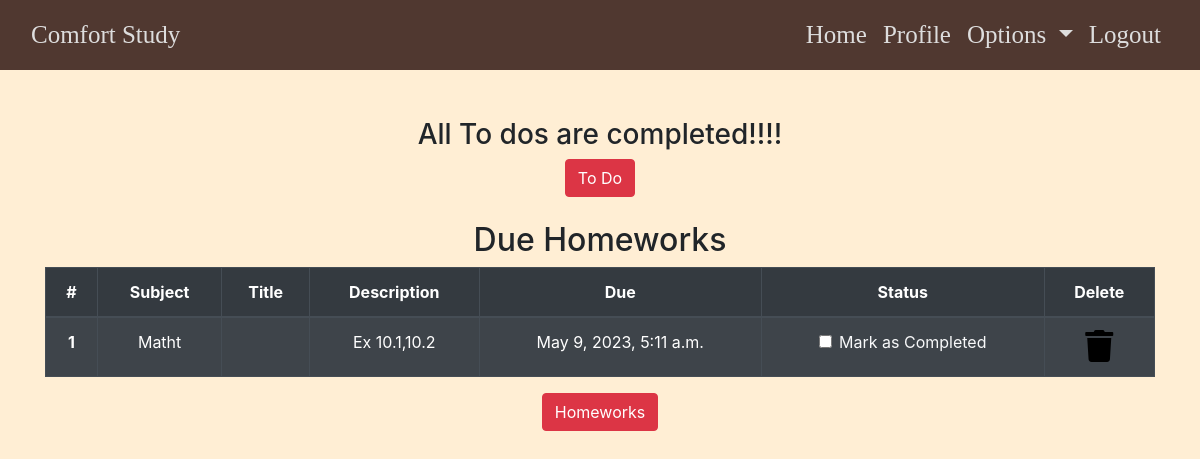
The page /profile/ (signed in) on the database as committed earlier.
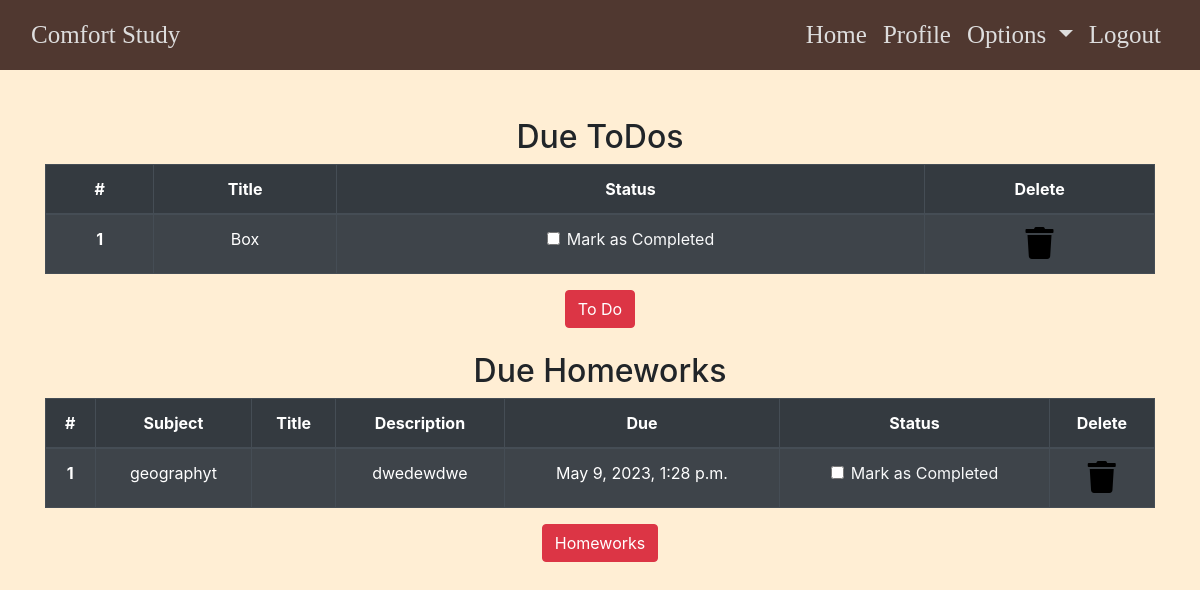
The same page on the database as committed later.
### dashboard/models.py (models this page shows, shortened)
class Homework(models.Model):
    user = models.ForeignKey(User,on_delete=models.CASCADE)
    subject = models.CharField(max_length=255)
    tittle = models.CharField(max_length=255)
    description = models.TextField()
    due = models.DateTimeField()
    is_finished = models.BooleanField(default=False)

class Todo(models.Model):
    user = models.ForeignKey(User, on_delete=models.CASCADE)
    title = models.CharField(max_length=100)
    is_finished = models.BooleanField(default=False)

### dashboard/views.py (the view)
# urls.py: path('profile/', dash_views.profile, name='profile'),
@login_required
def profile(request):
    homeworks = Homework.objects.filter(is_finished=False,user=request.user)
    todos = Todo.objects.filter(is_finished=False,user=request.user)
    if len(homeworks) == 0:
        homework_done = True
    else:
        homework_done = False
    if len(todos) == 0:
        todos_done = True
    else:
        todos_done = False
    context = {
        'homeworks':homeworks,
        'todos':todos,
        'homework_done':homework_done,
        'todos_done':todos_done
    }
    return render(request,"dashboard/profile.html", context)

### dashboard/templates/dashboard/profile.html
{% extends 'dashboard/base.html' %}
{% load static %}
{% load crispy_forms_tags %}
{% block content %}
<section class="text-center">
    <div class="container">
    {% if not todos_done %}
        <h2>Due ToDos</h2>
        <table class="table table-striped table-bordered table-hover table-dark">
            <thead>
                <tr>
                    <th scope="col">#</th>
                    <th scope="col">Title</th>
                    <th scope="col">Status</th>
                    <th scope="col">Delete</th>
                </tr>
            </thead>
            <tbody>
                {% for todo in todos %}
                <tr>
                    <th scope="row">{{ forloop.counter }}</th>
                    <td>{{ todo.title }}</td>
                    <td>
                        <a href="{% url 'update-todo' todo.id %}">
                            <div class="form-check">
                                {% if todo.is_finished == True %}
                                <input class="form-check-input" type="checkbox" value="" checked>
                                 {% else %}
                                <input class="form-check-input" type="checkbox" value="">
                                {% endif %}
                                <label class="form-check-label text-light" for="flexCheckDefault">
                                    Mark as Completed
                                </label>
                            </div>
                        </a>
                    </td>
                    <td><a href="{% url 'delete_todo' todo.id %}"><i class="fa fa-trash fa-2x"></i></a></td>
                </tr>
            {% endfor %}
            </tbody>
        </table>
        {% else %}
        <h3>All To dos are completed!!!!</h3>
        {% endif %}
        <a href="{% url 'todo' %}" class="btn btn-danger">To Do</a>
        <br><br>
        {% if not homework_done%}
        <h2>Due Homeworks</h2>
        <table class="table table-striped table-bordered table-hover table-dark">
            <thead>
                <tr>
                    <th scope="col">#</th>
                    <th scope="col">Subject</th>
                    <th scope="col">Title</th>
                    <th scope="col">Description</th>
                    <th scope="col">Due</th>
                    <th scope="col">Status</th>
                    <th scope="col">Delete</th>
                </tr>
            </thead>
            <tbody>
            {% for homework in homeworks %}
                <tr>
                    <th scope="row">{{ forloop.counter }}</th>
                    <td>{{ homework.subject }}t</td>
                    <td>{{ homework.title }}</td>
                    <td>{{ homework.description }}</td>
                    <td>{{ homework.due }}</td>
                    <td>
                        <a href="{% url 'update_homework' homework.id %}">
                            <div class="form-check">
                                {% if homework.is_finished == True %}
                                <input class="form-check-input" type="checkbox" value="" checked>
                                {% else %}
                                <input class="form-check-input" type="checkbox" value="">
                                {% endif %}
                                <label class="form-check-label text-light" for="flexCheckDefault">
                                    Mark as Completed
                                </label>
                            </div>
                        </a>
                    </td>
                    <td><a href="{% url 'delete_homework' homework.id %}"><i class="fa fa-trash fa-2x"></i></a></td>
                </tr>
            {% endfor %}
            </tbody>
        </table>
        {% else %}
        <h3>All To homeworks are completed!!!!</h3>
        {% endif %}
        <a href="{% url 'homework' %}" class="btn btn-danger">Homeworks</a>
    </div>
</section>
{% endblock content %}

### dashboard/templates/dashboard/base.html (shortened to what this page needs)
<!DOCTYPE html> {% load static %}
<html lang="en">
<head>
    <link rel="stylesheet" href="https://stackpath.bootstrapcdn.com/bootstrap/4.3.1/css/bootstrap.min.css" />
    <link rel="stylesheet" href="https://use.fontawesome.com/releases/v5.7.2/css/all.css" />
    <link rel="stylesheet" href="/static/css/main.css?1620957971" />
</head>
<body>
    <header>
        <nav class="navbar navbar-expand-lg navbar-warning bg-warning">
            <div class="container-fluid">
                <a id="comfort" class="navbar-brand" href="{% url 'home' %}">Comfort Study</a>
                <div class="collapse navbar-collapse justify-content-end" id="navbarSupportedContent">
                    <ul class="navbar-nav mb-2 mb-lg-0">
                        <li class="nav-item">
                            <a id="comfort" class="nav-link active" aria-current="page" href="{% url 'home' %}">Home</a
                >
              </li>
              {% if user.is_authenticated %}
              <li class="nav-item">
                <a id="comfort" class="nav-link" href="{% url 'profile' %}">Profile</a>
                        </li>
                        <li class="nav-item dropdown">
                            <a id="comfort" class="nav-link dropdown-toggle" href="#" id="navbarDropdown" role="button" data-toggle="dropdown" aria-haspopup="true" aria-expanded="false">
                  Options
                </a>
                        </li>
                        <li class="nav-item">
                            <a id="comfort" class="nav-link" href="{% url 'logout' %}">Logout</a>
                        </li>
                        {% endif %}
                    </ul>
                </div>
            </div>
        </nav>
    </header>
    <br /><br />
    <main>
         {% block content %} {% endblock content %}
    </main>
</body>
</html>

### static/css/main.css (style rules this page uses)
:root { --primary-color: #a88047; --secondary-color: #6c757d; --text-color: #333333; }
.navbar { background: rgb(80, 56, 48) !important; font-family: Cambria, Cochin, Georgia, Times, 'Times New Roman', serif; }
a { text-decoration: none !important; color: rgb(86, 56, 41); }
html, body { background: #ffeed4; height: 120%; margin: 0; padding: 0; }
.fa { color: black; }
#comfort { color: #dddddd; font-size: 25px; }

Rows that differ between the two databases and show on the page:
no longer on this page (row edited): Homework: subject "Math", description "Ex 10.1,10.2", due "May 9, 2023, 5:11 a.m."
added Todo: title "Box"
added Homework: subject "geography", description "dwedewdwe", due "May 9, 2023, 1:28 p.m."
Other text that changed with them:
text no longer shown: "All To dos are completed!!!!"
text now shown: "Due ToDos # Title Status Delete"
